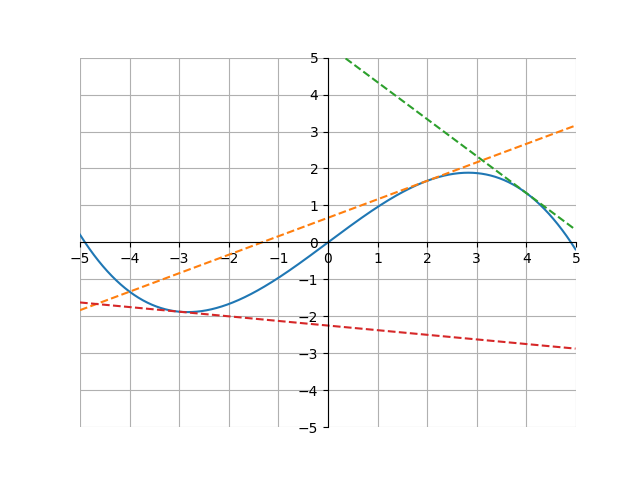

Python code for this plot:
import matplotlib.pyplot as plt
import numpy as np

x = np.arange(-5, 5, .01)
y = x-(x**3/24)
a = x/2 + 2/3
b = 16/3 - x
c = -x/8 - 9/4

ax = plt.gca()
ax.spines['top'].set_color('none')
ax.spines['left'].set_position('zero')
ax.spines['right'].set_color('none')
ax.spines['bottom'].set_position('zero')

plt.xlim(-5, 5)
plt.ylim(-5, 5)
plt.xticks(np.arange(min(x), max(x)+1, 1.0))
plt.yticks(np.arange(-5, 5+1, 1.0))
plt.plot(x, y)
plt.plot(x, a, "--")
plt.plot(x, b, "--")
plt.plot(x, c, "--")
plt.grid(True)
plt.show()
